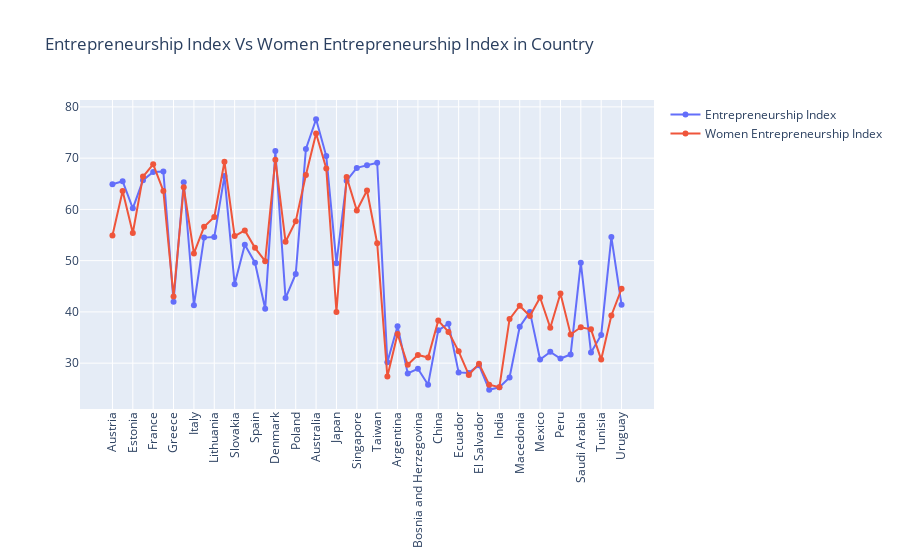

The code cell stored with this chart in its notebook:
### Code cell
fig = go.Figure()
fig.add_trace(go.Scatter(x=women_power['Country'], y=women_power['Entrepreneurship Index'],
                    mode='lines+markers',
                    name='Entrepreneurship Index'))

fig.add_trace(go.Scatter(x=women_power['Country'], y=women_power['Women Entrepreneurship Index'],
                    mode='lines+markers',
                    name='Women Entrepreneurship Index'))
fig.update_xaxes(tickangle=270)
fig.update_layout(
    title='Entrepreneurship Index Vs Women Entrepreneurship Index in Country')
fig.show()

### Figure 1 — Plotly figure (JSON) as saved in the notebook; plotly's stock layout.template omitted (floating-point values rounded to 4 significant figures)
{"data": [{"mode": "lines+markers", "name": "Entrepreneurship Index", "type": "scatter", "x": ["Austria", "Belgium", "Estonia", "Finland", "France", "Germany", "Greece", "Ireland", "Italy", "Latvia", "Lithuania", "Netherlands", "Slovakia", "Slovenia", "Spain", "Croatia", "Denmark", "Hungary", "Poland", "Sweden", "Australia", "Iceland", "Japan", "Norway", "Singapore", "Switzerland", "Taiwan", "Algeria", "Argentina", "Bolivia", "Bosnia and Herzegovina", "Brazil", "China", "Costa Rica", "Ecuador", "Egypt", "El Salvador", "Ghana", "India", "Jamaica", "Macedonia", "Malaysia", "Mexico", "Panama", "Peru", "Russia", "Saudi Arabia", "Thailand", "Tunisia", "Turkey", "Uruguay"], "y": [64.9, 65.5, 60.2, 65.7, 67.3, 67.4, 42, 65.3, 41.3, 54.5, 54.6, 66.5, 45.4, 53.1, 49.6, 40.6, 71.4, 42.7, 47.4, 71.8, 77.6, 70.4, 49.5, 65.6, 68.1, 68.6, 69.1, 30.2, 37.2, 28, 28.9, 25.8, 36.4, 37.7, 28.2, 28.1, 29.6, 24.8, 25.3, 27.2, 37.1, 40, 30.7, 32.2, 30.9, 31.7, 49.6, 32.1, 35.5, 54.6, 41.4]}, {"mode": "lines+markers", "name": "Women Entrepreneurship Index", "type": "scatter", "x": ["Austria", "Belgium", "Estonia", "Finland", "France", "Germany", "Greece", "Ireland", "Italy", "Latvia", "Lithuania", "Netherlands", "Slovakia", "Slovenia", "Spain", "Croatia", "Denmark", "Hungary", "Poland", "Sweden", "Australia", "Iceland", "Japan", "Norway", "Singapore", "Switzerland", "Taiwan", "Algeria", "Argentina", "Bolivia", "Bosnia and Herzegovina", "Brazil", "China", "Costa Rica", "Ecuador", "Egypt", "El Salvador", "Ghana", "India", "Jamaica", "Macedonia", "Malaysia", "Mexico", "Panama", "Peru", "Russia", "Saudi Arabia", "Thailand", "Tunisia", "Turkey", "Uruguay"], "y": [54.9, 63.6, 55.4, 66.4, 68.8, 63.6, 43, 64.3, 51.4, 56.6, 58.5, 69.3, 54.8, 55.9, 52.5, 49.9, 69.7, 53.7, 57.7, 66.7, 74.8, 68, 40, 66.3, 59.8, 63.7, 53.4, 27.4, 35.7, 29.7, 31.6, 31.1, 38.3, 36.1, 32.3, 27.7, 29.9, 25.8, 25.3, 38.6, 41.2, 39.2, 42.8, 36.9, 43.6, 35.6, 37, 36.6, 30.7, 39.3, 44.5]}], "layout": {"title": {"text": "Entrepreneurship Index Vs Women Entrepreneurship Index in Country"}, "xaxis": {"tickangle": -90}}}
